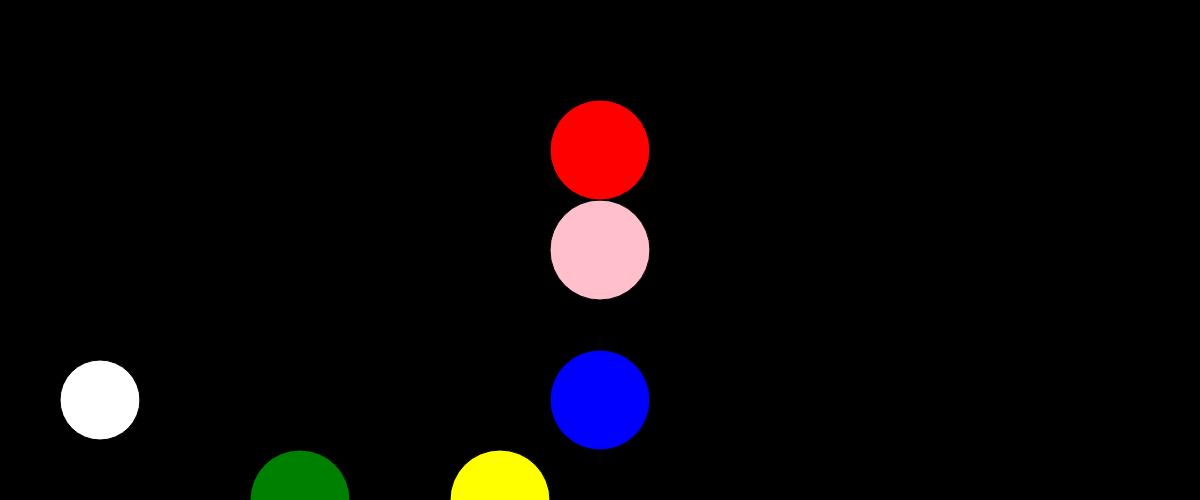
Frame 1 (no input)
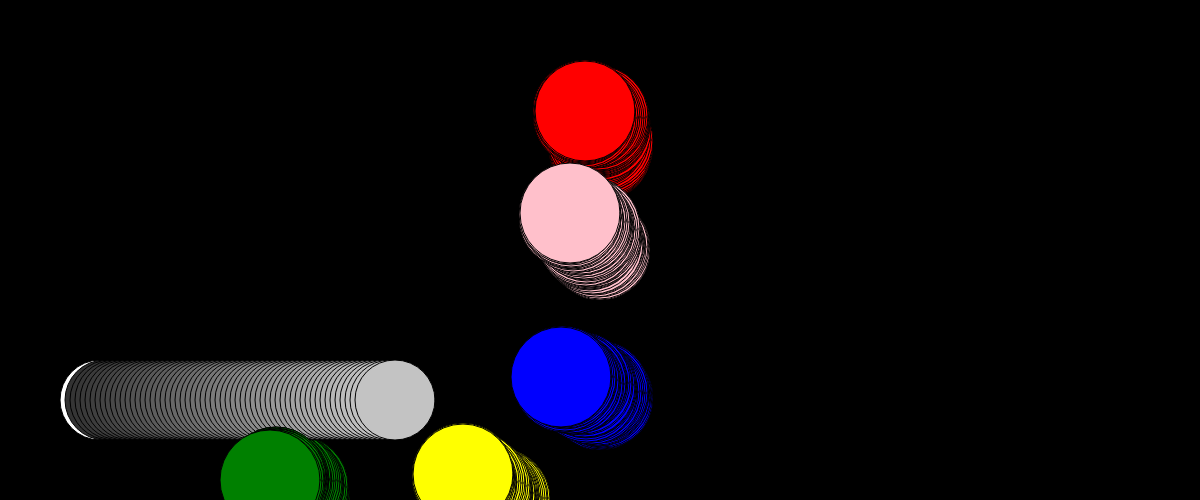
Frame 60 (no input)
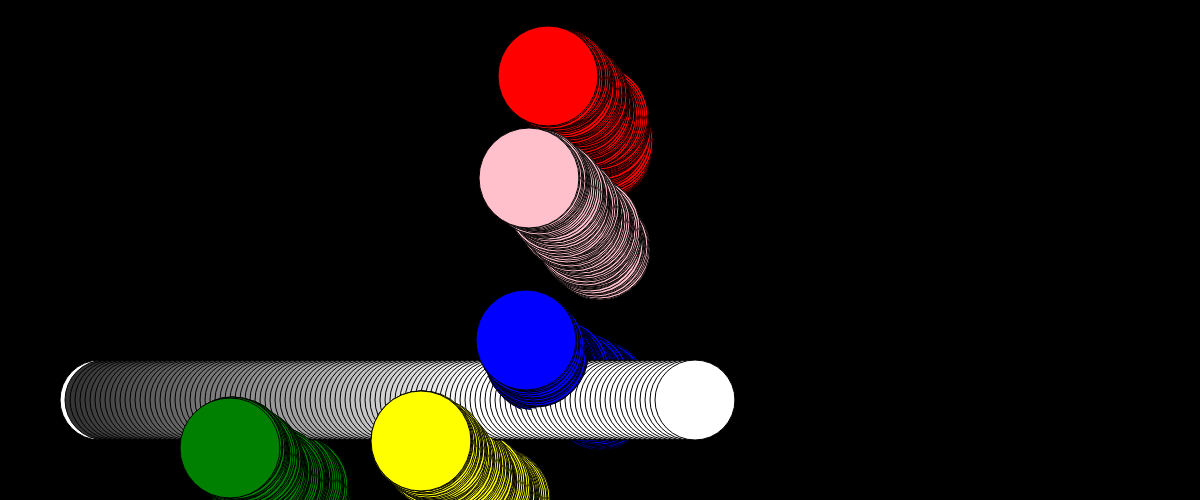
Frame 120 (the mouse pressed at the canvas centre since frame 60)

The p5.js sketch that drew these frames (run headless with seeded random() and noise() and a simulated clock; from frame 60 on, the mouse is pressed at the canvas centre):

// p5.js sketch
// ── sketch.js
//declaring variables
var pos_x1 = 100;
var col = 0;
var b = 0;
var g = 255;


//floor function info for first circle
var pos_x2 = 400;
var pos_y = 400;
var point_width = 100;
var max_pos_mvt = 2;

//floor function for sencond Circle
var pos_x3 = 500;
var pos_y2 = 500;
var point_width = 100;
var max_pos_mvt = 2;

//floor function for third Circle
var pos_x4 = 600;
var pos_y3 = 400;
var point_width = 100;
var max_pos_mvt = 2;

//floor function for the fourth circle
var pos_x5 = 300;
var pos_y4 = 500;
var point_width = 100;
var max_pos_mvt = 2;

//floor function for the fifth Circle
var pos_x6 = 600;
var pos_y5 = 150;
var point_width = 100;
var max_pos_mvt = 2;

//creating the canvas
function setup(){
createCanvas(windowWidth,500)
pos_x2 = width * 0.5;
pos_y = height * 0.5;

background(col);

col = map(pos_x1, windowWidth, 500);
col = map(pos_x1, windowWidth, 500);
}

function draw(){

//drawing rectangle
fill(col);
ellipse(pos_x1, 400, 80 );
col = pos_x1/2;
//position of rectangle
pos_x1 = pos_x1 + 5;
//Goes across canvas
pos_x1 = pos_x1 % width;


//new Circle 1st
push();
fill("pink");
ellipse(pos_x2, pos_y, point_width);
pos_x2 += floor(random(-max_pos_mvt, max_pos_mvt + 0));
pos_y += floor(random(-max_pos_mvt, max_pos_mvt + 0));
pop();

// Sencond Circle
push();
fill("yellow");
ellipse(pos_x3, pos_y2, point_width);
pos_x3 += floor(random(-max_pos_mvt, max_pos_mvt + 0));
pos_y2 += floor(random(-max_pos_mvt, max_pos_mvt + 0));
pop();

//Third Circle
push();
fill("blue");
ellipse(pos_x4, pos_y3, point_width);
pos_x4 += floor(random(-max_pos_mvt, max_pos_mvt + 0));
pos_y3 += floor(random(-max_pos_mvt, max_pos_mvt + 0));
pop();

//fourth Circle
push();
fill("green");
ellipse(pos_x5, pos_y4, point_width);
pos_x5 += floor(random(-max_pos_mvt, max_pos_mvt + 0));
pos_y4 += floor(random(-max_pos_mvt, max_pos_mvt + 0));
pop();

//fifth Circle
push();
fill("red");
ellipse(pos_x6, pos_y5, point_width);
pos_x6 += floor(random(-max_pos_mvt, max_pos_mvt + 0));
pos_y5 += floor(random(-max_pos_mvt, max_pos_mvt + 0));
pop();




}
